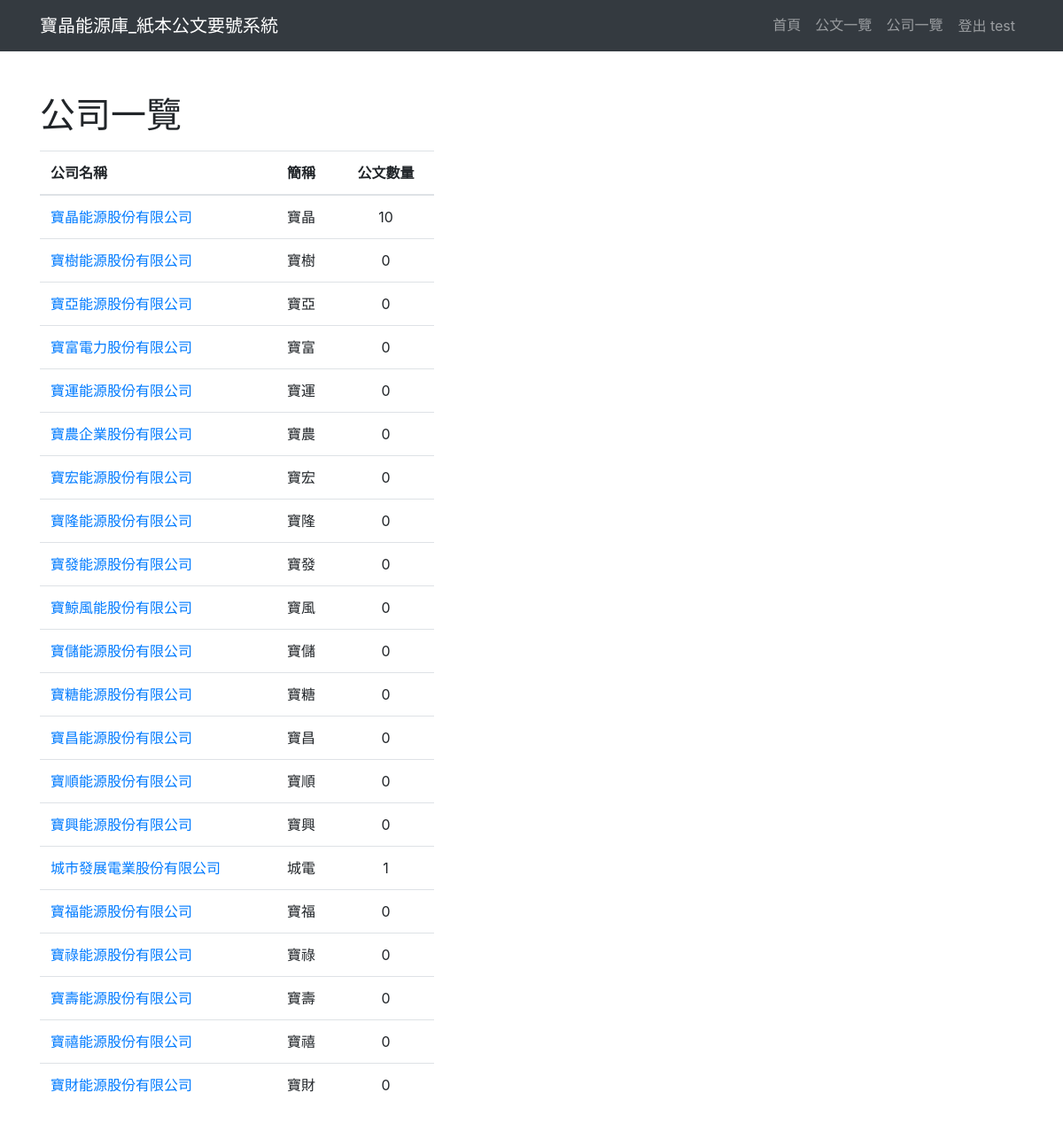
The app's page /docnum/company/ (signed in) with its own data.
### docnum/models.py (models this page shows, shortened)
class Company(models.Model):
    fullname = models.CharField(max_length=40)
    shortname = models.CharField(max_length=10)
    addtime = models.DateTimeField(auto_now_add=True)
    updatetime = models.DateTimeField(auto_now=True)
    valid = models.BooleanField(default=True)

### docnum/views.py (the view)
# urls.py: path('company/', views.comp_list, name="Comp_index"),
def comp_list(request):
    comps = Company.objects.all()
    template = loader.get_template("docnum/company/list.html")
    context = {
        'comp_list': comps,
    }
    return HttpResponse(template.render(context, request))

### templates/docnum/company/list.html (shortened to what this page needs)
{% extends 'frame/base.html' %}
{% block content %}
  <section id="doclist" class="py-3">
    <div class="container py-3">
      <h1 class="my-3">公司一覽</h1>
      <div class="row">
        <div class="col-5">
          <div class="table-responsive">
            <table class="table table-hover">
              <thead>
                <tr>
                  <th scope="col">公司名稱</th>
                  <th scope="col">簡稱</th>
                  <th scope="col" class="text-center">公文數量</th>
                </tr>
              </thead>
              <tbody>
                {% for comp in comp_list %}
                <tr>
                  <td><a href="{% url 'Comp_detail' comp.id %}">{{ comp.fullname }}</a></td>
                  <td>{{ comp.shortname }}</td>
                  <td class="text-center">{{ comp.officaldocs.count }}</td>
                </tr>
                {% empty %}
                  <tr>
                    <td colspan="6"> Empty </td>
                  </tr>
                {% endfor %}
              </tbody>
            </table>
          </div>
        </div>
      </div>
    </div>
  </section>
{% endblock %}

### templates/frame/base.html (shortened to what this page needs)
<!DOCTYPE html>
<html lang="en">
{% load static %}
<head>
  <link href="/static/bootstrap/css/bootstrap.min.css" rel="stylesheet">
  <link href="https://cdn.jsdelivr.net/npm/select2@4.1.0-rc.0/dist/css/select2.css" rel="stylesheet" />
  <link rel="stylesheet" href="https://cdn.jsdelivr.net/npm/@ttskch/select2-bootstrap4-theme@x.x.x/dist/select2-bootstrap4.min.css">
</head>
<body>
  <nav class="navbar navbar-expand-lg navbar-dark bg-dark static-top">
    <div class="container">
      <a class="navbar-brand" href="{% url 'Site_index' %}">寶晶能源庫_紙本公文要號系統</a>
      <div class="collapse navbar-collapse" id="navbarResponsive">
        <ul class="navbar-nav ml-auto">
          <li class="nav-item">
            <a class="nav-link" href="{% url 'Site_index' %}">首頁
            </a>
          </li>
          <li class="nav-item">
            <a class="nav-link" href="{% url 'Doc_index' %}">公文一覽</a>
          </li>
          <li class="nav-item">
            <a class="nav-link" href="{% url 'Comp_index' %}">公司一覽</a>
          </li>
          <li class="nav-item">
            {% if request.user.is_authenticated %}
              <a class="nav-link btn"  href="{% url 'Logout' %}">登出 {{ user.get_username }}</a>
            {% else %}
              <a class="nav-link btn" href="{% url 'Login' %}">登入</a>
            {% endif %}
          </li>
        </ul>
      </div>
    </div>
  </nav>
  {% block content %}{% endblock %}
</body>
</html>

### records on screen
Company: fullname "寶晶能源股份有限公司", shortname "寶晶", officaldocs.count "10"
Company: fullname "寶樹能源股份有限公司", shortname "寶樹", officaldocs.count "0"
Company: fullname "寶亞能源股份有限公司", shortname "寶亞", officaldocs.count "0"
Company: fullname "寶富電力股份有限公司", shortname "寶富", officaldocs.count "0"
Company: fullname "寶運能源股份有限公司", shortname "寶運", officaldocs.count "0"
Company: fullname "寶農企業股份有限公司", shortname "寶農", officaldocs.count "0"
Company: fullname "寶宏能源股份有限公司", shortname "寶宏", officaldocs.count "0"
Company: fullname "寶隆能源股份有限公司", shortname "寶隆", officaldocs.count "0"
Company: fullname "寶發能源股份有限公司", shortname "寶發", officaldocs.count "0"
Company: fullname "寶鯨風能股份有限公司", shortname "寶風", officaldocs.count "0"
Company: fullname "寶儲能源股份有限公司", shortname "寶儲", officaldocs.count "0"
Company: fullname "寶糖能源股份有限公司", shortname "寶糖", officaldocs.count "0"
Company: fullname "寶昌能源股份有限公司", shortname "寶昌", officaldocs.count "0"
Company: fullname "寶順能源股份有限公司", shortname "寶順", officaldocs.count "0"
Company: fullname "寶興能源股份有限公司", shortname "寶興", officaldocs.count "0"
Company: fullname "城市發展電業股份有限公司", shortname "城電", officaldocs.count "1"
Company: fullname "寶福能源股份有限公司", shortname "寶福", officaldocs.count "0"
Company: fullname "寶祿能源股份有限公司", shortname "寶祿", officaldocs.count "0"
Company: fullname "寶壽能源股份有限公司", shortname "寶壽", officaldocs.count "0"
Company: fullname "寶禧能源股份有限公司", shortname "寶禧", officaldocs.count "0"
Company: fullname "寶財能源股份有限公司", shortname "寶財", officaldocs.count "0"

### other values on screen
{{ user.get_username }} "test"
